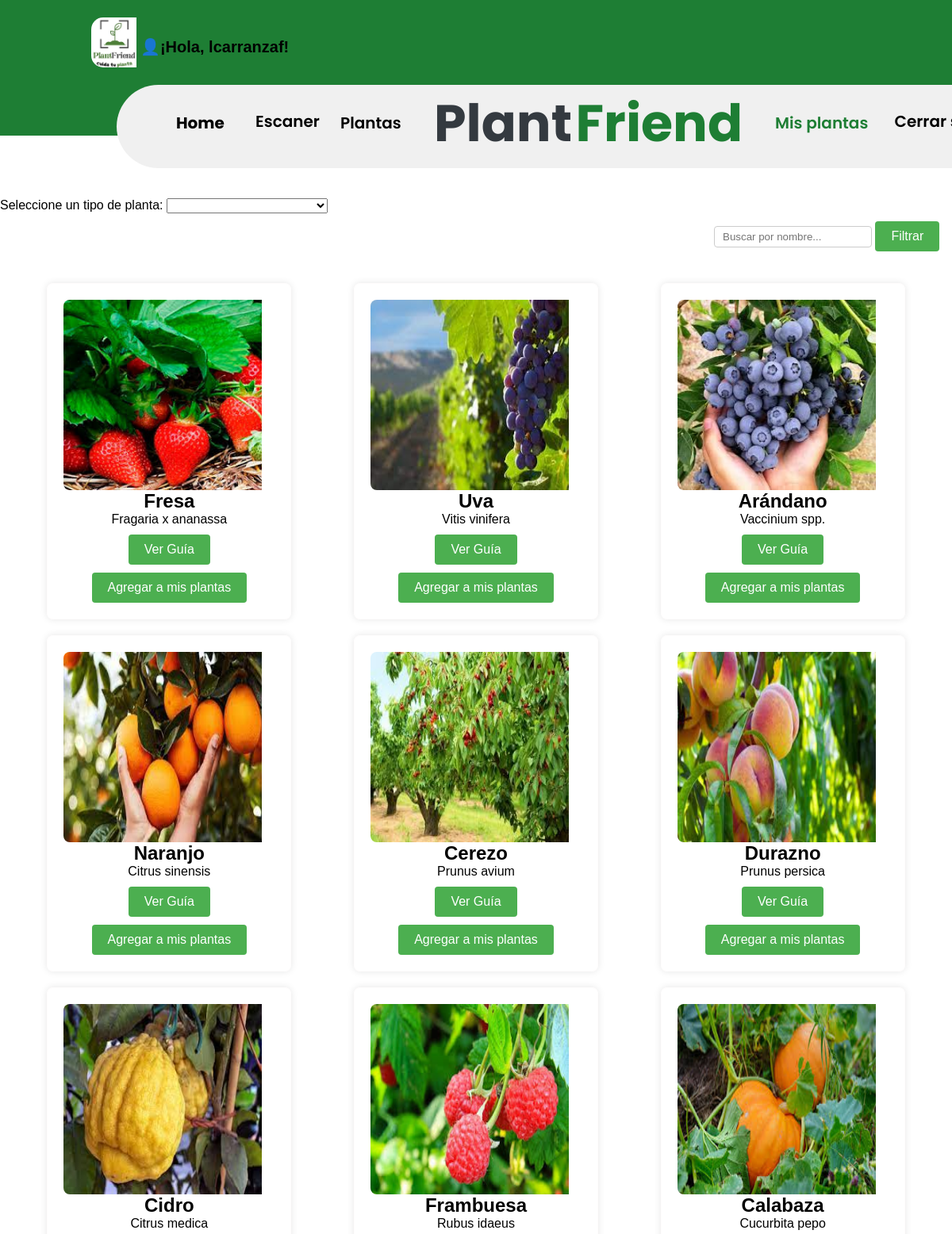
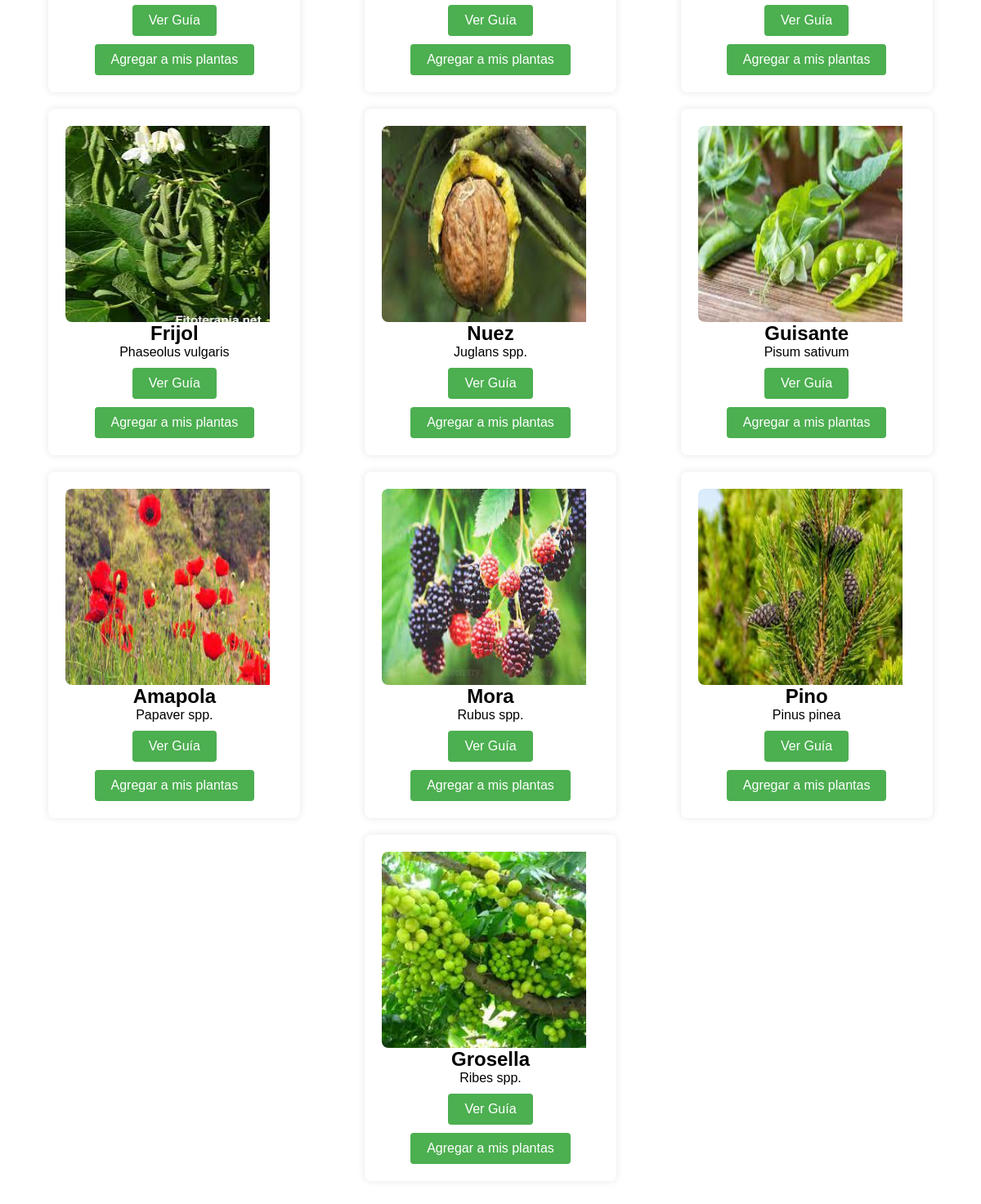
The app's page /mostrar-plantas/ (signed in) with its own data (2 pictures, top to bottom).
### Proyects/models.py (models this page shows, shortened)
class Planta(models.Model):
   idplanta = models.AutoField(primary_key=True)
   nombre = models.CharField(max_length=100)
   comentario = models.TextField()
   imagen = models.ImageField(upload_to='plant_images/', blank=True, null=True)
   guia = models.ForeignKey(Guias, on_delete=models.CASCADE, null=True)
   usuarios = models.ManyToManyField(User, through='UsuarioPlanta')
   tipo = models.ForeignKey(Tipo_Planta, on_delete=models.SET_NULL, null=True)

### Proyects/views.py (the view)
# urls.py: path('mostrar-plantas/', mostrar_plantas, name='mostrar_plantas'),
def mostrar_plantas(request):
    plantas = Planta.objects.all()
    tipos = Tipo_Planta.objects.all()
    tipos_serialized = serialize('json', tipos)
    tipo_seleccionado = request.GET.get('tipo', None)
    tipo_seleccionado_nombre = None
    if tipo_seleccionado:
        plantas = plantas.filter(tipo__idtipo=tipo_seleccionado)
        tipo_seleccionado_nombre = Tipo_Planta.objects.get(idtipo=tipo_seleccionado).nombre
    context = {
        'plantas': plantas,
        'tipos_serialized': tipos_serialized,
        'tipo_seleccionado': tipo_seleccionado,
        'tipo_seleccionado_nombre': tipo_seleccionado_nombre,
        'tipos':tipos
    }
    return render(request, 'mostrar_plantas/mostrar_plantas.html', context)

### Proyects/Templates/mostrar_plantas/mostrar_plantas.html (shortened to what this page needs)
{% load static %}
{% block content %}
    {% block head %}
        <link rel="stylesheet" href="{% static 'css/plantas/plantas.css' %}">
    {% endblock %}
    {% include "navbar/navbar.html" %}
    <form class="filtForm" id="filtroForm" method="get" action="{% url 'mostrar_plantas' %}">
        <label for="tipo">Seleccione un tipo de planta:</label>
        <select id="tipo" name="tipo">
        </select>
    </form>
    <input type="text" id="filtroNombre" placeholder="Buscar por nombre...">
    <button onclick="filtrarPlantas()">Filtrar</button>
    <div class="plant-container">
        {% if plantas %}
            {% for planta in plantas %}
                <div class="plant-card">
                    {% if planta.imagen %}
                        <img src="{{ planta.imagen.url }}" alt="{{ planta.nombre }}">
                    {% else %}
                        <p>No hay imagen disponible para esta planta.</p>
                    {% endif %}
                    <h2>{{ planta.nombre }}</h2>
                    <p>{{ planta.comentario }}</p>
                    <button><a href="{% url 'ver_guia' planta.idplanta %}">Ver Guía</a></button>
                    <form method="post" action="{% url 'agregar_planta_a_usuario' planta.idplanta %}">
                        <button type="submit">Agregar a mis plantas</button>
                    </form>
                </div>
            {% endfor %}
        {% else %}
            <div id="mensajeNoResultados" style="color: red; margin-top: 10px;">
                No se encontraron resultados para el tipo seleccionado.
            </div>
        {% endif %}
    </div>
{% endblock %}

### Proyects/Templates/navbar/navbar.html
{% load static %}
{% block content %}
<link rel="stylesheet" href="{% static 'css/navbar/navbar.css' %}">
<nav>
    <div id="header">
        <div id="headerBackground"></div>
        <img id="headerImage" src="{% static 'img/logo.jpeg' %}" />
        <div id="title">
            <div id="titleBackground"></div>
            <a id="titleText" href="{% url 'index' %}">
                <span>Plant</span>
                <span>Friend</span>
            </a>
            <a class="menuText" href="{% url 'mostrar_plantas' %}">Plantas</a>
            <a class="menuText2" href="{% url 'reconocimiento_plantas' %}">Escaner</a>
            {% if user.is_authenticated %}
                <div style="text-align:left; margin-left: 30px; margin-top: -60px; font-size: 20px;">
                    <b>👤¡Hola, {{ user.username }}!</b>
                    <a class="menuText3" href="{% url 'cerrar_sesion' %}">Cerrar sesión</a>
                </div>
            {% else %}
                <a class="menuText3" href="{% url 'login' %}">Iniciar sesión</a>
            {% endif %}
            <a class="menuText4" href="{% url 'index' %}">Home</a>
            <a href="{% url 'misplantas' %}">
                <div id="activate">Mis plantas</div>
            </a>
        </div>
    </div>
</nav>
{% endblock %}

### Proyects/static/css/plantas/plantas.css (style rules this page uses)
@media (min-width:320px) { body, table, p, img { padding-right: 1em; width: 100%; } }
.plant-container { display: flex; flex-wrap: wrap; justify-content: space-around; padding: 20px; position: relative; }
.plant-card { border: 1px solid #fffdfd; border-radius: 8px; box-shadow: 0 0 10px rgba(0, 0, 0, 0.1); margin: 10px; padding: 20px; text-align: center; }
.plant-card img { width: 250px; height: 240px; border-radius: 8px; }
button { background-color: #4CAF50; color: white; border: none; padding: 10px 20px; text-align: center; text-decoration: none; display: inline-block; font-size: 16px; border-radius: 4px; cursor: pointer; margin-top: 10px; }
a { text-decoration: none; color: white; }
#filtroNombre { margin-bottom: 15px; padding: 5px 10px; border-radius: 4px; border: 1px solid #ccc; margin-left: 75%; }
.filtForm { margin-top: 250px; }

### Proyects/static/css/navbar/navbar.css (style rules this page uses)
* { margin:0; padding:0; }
@media (min-width:320px) { body, table, p, img { padding-right: 1em; width: 100%; } }
a { text-decoration: none; }
#header { width: 1512px; height: 199px; left: 0px; top: 0px; position: absolute; }
#headerBackground { width: 1512px; height: 171px; left: 0px; top: 0px; position: absolute; background: #1E7E34; }
#headerImage { width: 57px; height: 63px; left: 115px; top: 22px; position: absolute; border-radius: 15px; }
#title { width: 1217px; height: 92px; left: 147px; top: 107px; position: absolute; }
#titleBackground { width: 1185px; height: 105px; left: 0px; top: 0px; position: absolute; background: rgb(240, 240, 240); border-radius: 75px; }
#titleText { text-decoration: none; width: 430px; height: 67px; left: 400px; top: 0px; position: absolute; }
#titleText span:nth-child(1) { color: #343A40; font-size: 65px; font-family: Poppins; font-weight: 700; word-wrap: break-word; }
#titleText span:nth-child(2) { color: #1E7E34; font-size: 65px; font-family: Poppins; font-weight: 700; word-wrap: break-word; }
.menuText { width: 89px; height: 26px; top: 33px; position: absolute; color: black; font-size: 20px; font-family: Poppins; font-weight: 600; word-wrap: break-word; left: 282px; text-decoration: none; }
.menuText2 { width: 89px; height: 26px; top: 33px; position: absolute; color: black; font-size: 20px; font-family: Poppins; font-weight: 600; word-wrap: break-word; width: 103px; left: 164px; justify-content: center; align-items: center; display: inline-flex; }
.menuText3 { height: 26px; top: 33px; position: absolute; color: black; font-size: 20px; font-family: Poppins; font-weight: 600; word-wrap: break-word; width: 169px; left: 964px; justify-content: center; align-items: center; display: inline-flex; text-decoration: none; }
.menuText4 { width: 89px; height: 26px; top: 33px; position: absolute; color: black; font-size: 20px; font-family: Poppins; font-weight: 600; word-wrap: break-word; width: 89px; left: 75px; font-weight: 700; }
#activate { text-decoration: none; width: 119px; height: 26px; left: 830px; top: 33px; position: absolute; color: #1E7E34; font-size: 20px; font-family: Poppins; font-weight: 600; word-wrap: break-word }

### records on screen
Planta: imagen (picture), nombre "Fresa", comentario "Fragaria x ananassa"
Planta: imagen (picture), nombre "Uva", comentario "Vitis vinifera"
Planta: imagen (picture), nombre "Arándano", comentario "Vaccinium spp."
Planta: imagen (picture), nombre "Naranjo", comentario "Citrus sinensis"
Planta: imagen (picture), nombre "Cerezo", comentario "Prunus avium"
Planta: imagen (picture), nombre "Durazno", comentario "Prunus persica"
Planta: imagen (picture), nombre "Cidro", comentario "Citrus medica"
Planta: imagen (picture), nombre "Frambuesa", comentario "Rubus idaeus"
Planta: imagen (picture), nombre "Calabaza", comentario "Cucurbita pepo"
Planta: imagen (picture), nombre "Frijol", comentario "Phaseolus vulgaris"
Planta: imagen (picture), nombre "Nuez", comentario "Juglans spp."
Planta: imagen (picture), nombre "Guisante", comentario "Pisum sativum"
Planta: imagen (picture), nombre "Amapola", comentario "Papaver spp."
Planta: imagen (picture), nombre "Mora", comentario "Rubus spp."
Planta: imagen (picture), nombre "Pino", comentario "Pinus pinea"
Planta: imagen (picture), nombre "Grosella", comentario "Ribes spp."

### other values on screen
{{ user.username }} "lcarranzaf"
